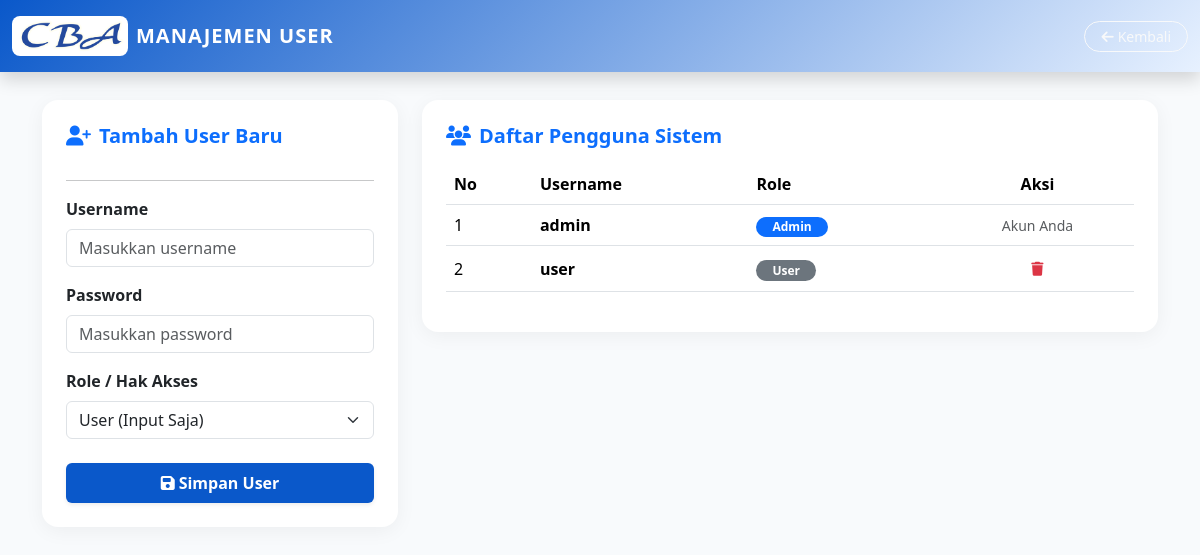
The page /users.php (signed in) on the database as committed earlier.
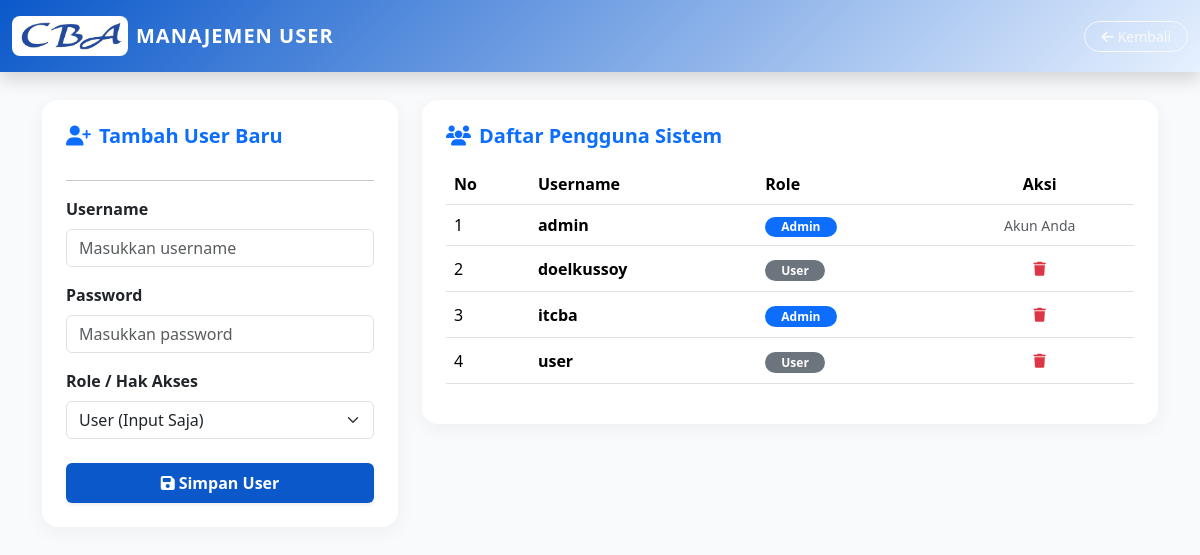
The same page on the database as committed later.
### tables this page shows
CREATE TABLE `users` (
  `id` int(11) NOT NULL,
  `username` varchar(100) NOT NULL,
  `pass` varchar(100) NOT NULL,
  `nama` varchar(200) DEFAULT NULL,
  `email` varchar(200) DEFAULT NULL,
  `status` enum('Aktif','Non-Aktif') DEFAULT 'Aktif',
  `role` enum('Admin','User') DEFAULT 'User',
  `created_at` datetime DEFAULT current_timestamp()
);

### users.php (the view, shortened to what this page needs)
<?php
include "config/koneksi.php";
$listUsers = mysqli_query($conn, "SELECT * FROM users ORDER BY username ASC");
?>
<!DOCTYPE html>
<html lang="id">
<head>
  <link href="https://cdn.jsdelivr.net/npm/bootstrap@5.3.2/dist/css/bootstrap.min.css" rel="stylesheet">
  <link rel="stylesheet" href="https://cdnjs.cloudflare.com/ajax/libs/font-awesome/6.4.2/css/all.min.css">
</head>
<body>
  <nav class="navbar navbar-dark fixed-top py-3 shadow">
    <div class="container-fluid d-flex justify-content-between align-items-center">
      <div class="d-flex align-items-center gap-2 text-white" style="cursor:pointer" onclick="window.location.href='dashboard.php'">
        <img src="assets/images/cba.png" alt="Logo CBA" style="height:40px; background:white; padding:4px; border-radius:8px;">
        <span class="fw-bold fs-5" style="letter-spacing:1px">MANAJEMEN USER</span>
      </div>
      <a href="dashboard.php" class="btn btn-sm btn-outline-light rounded-pill px-3">
        <i class="fa-solid fa-arrow-left me-1"></i>Kembali
      </a>
    </div>
  </nav>
  <div class="container" style="margin-top:100px; padding-bottom:40px;">
    <div class="row">
      <div class="col-lg-4 mb-4">
        <div class="card p-4">
          <h5 class="fw-bold mb-3 text-primary"><i class="fa-solid fa-user-plus me-2"></i>Tambah User Baru</h5>
          <hr>
          <form method="POST">
            <div class="mb-3">
              <label class="form-label fw-semibold">Username</label>
              <input type="text" name="username" class="form-control" placeholder="Masukkan username" required>
            </div>
            <div class="mb-3">
              <label class="form-label fw-semibold">Password</label>
              <input type="password" name="password" class="form-control" placeholder="Masukkan password" required>
            </div>
            <div class="mb-4">
              <label class="form-label fw-semibold">Role / Hak Akses</label>
              <select name="role" class="form-select" required>
                <option value="User">User (Input Saja)</option>
              </select>
            </div>
            <button type="submit" name="tambah_user" class="btn btn-primary w-100 py-2 fw-bold shadow-sm">
              <i class="fa-solid fa-save me-1"></i>Simpan User
            </button>
          </form>
        </div>
      </div>
      <div class="col-lg-8">
        <div class="card p-4">
          <h5 class="fw-bold mb-3 text-primary"><i class="fa-solid fa-users me-2"></i>Daftar Pengguna Sistem</h5>
          <div class="table-responsive">
            <table class="table table-hover align-middle">
              <thead>
                <tr>
                  <th>No</th>
                  <th>Username</th>
                  <th>Role</th>
                  <th class="text-center">Aksi</th>
                </tr>
              </thead>
              <tbody>
                <?php $no = 1; while ($u = mysqli_fetch_assoc($listUsers)): ?>
                <tr>
                  <td><?= $no++ ?></td>
                  <td class="fw-bold"><?= htmlspecialchars($u['username']) ?></td>
                  <td>
                    <span class="badge <?= $u['role'] == 'Admin' ? 'bg-primary' : 'bg-secondary' ?> rounded-pill px-3">
                      <?= $u['role'] ?>
                    </span>
                  </td>
                  <td class="text-center">
                    <?php if ($u['id'] != $_SESSION['id']): ?>
                    <button class="btn btn-sm btn-outline-danger border-0" onclick="confirmDelete(<?= $u['id'] ?>)">
                      <i class="fa-solid fa-trash"></i>
                    </button>
                    <?php else: ?>
                    <small class="text-muted italic">Akun Anda</small>
                    <?php endif; ?>
                  </td>
                </tr>
                <?php endwhile; ?>
              </tbody>
            </table>
          </div>
        </div>
      </div>
    </div>
  </div>
</body>
</html>

Rows that differ between the two databases and show on the page:
added users: username "doelkussoy", role "User"
added users: username "itcba", role "Admin"
